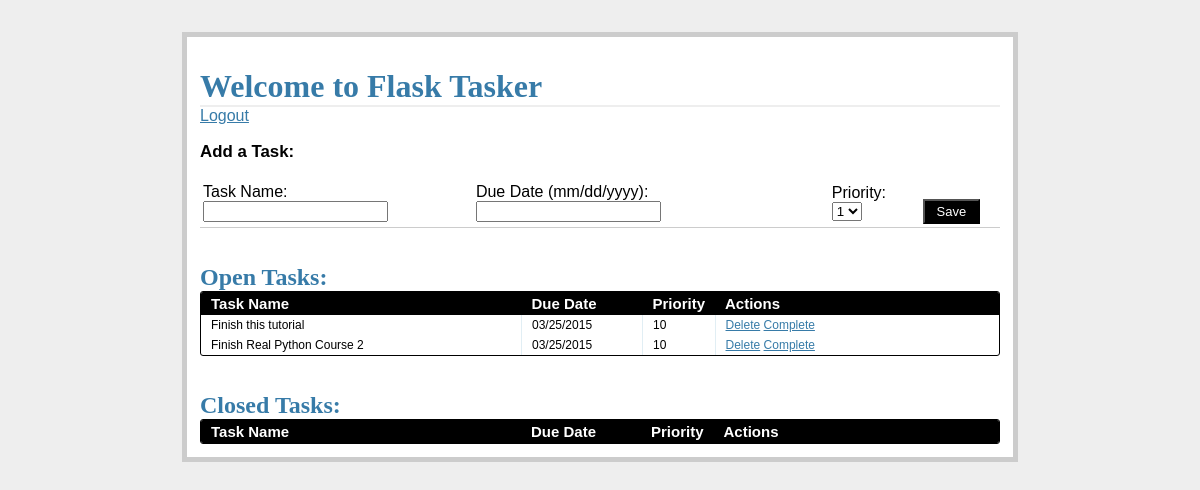
The page /tasks/ (signed in) on the database as committed earlier.
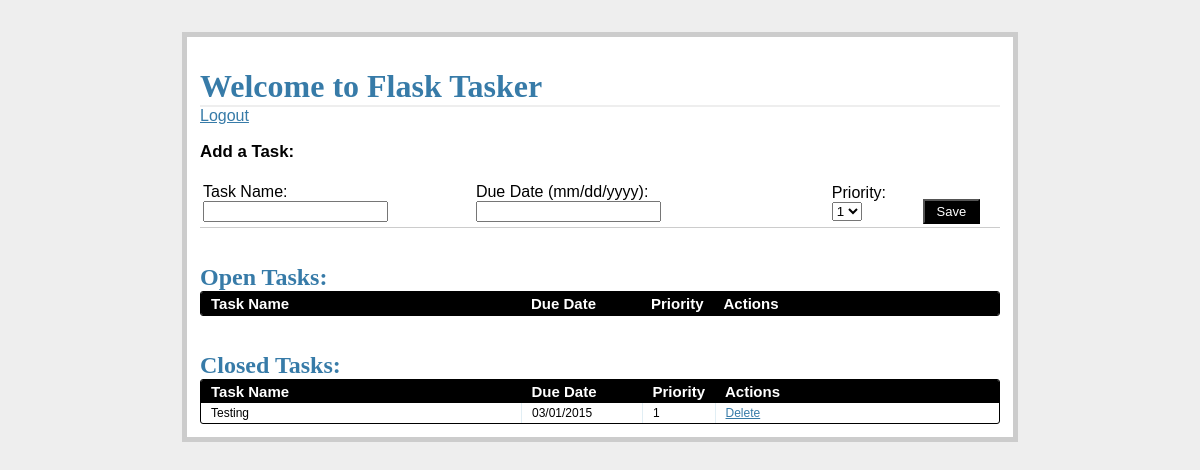
The same page on the database as committed later.
### tables this page shows
CREATE TABLE tasks(task_id INTEGER PRIMARY KEY AUTOINCREMENT,
  name TEXT NOT NULL, due_date TEXT NOT NULL, priority INTEGER NOT NULL,
  status INTEGER NOT NULL);

### views.py (the view)
@app.route('/tasks/')
@login_required
def tasks():
    g.db = connect_db()
    cur = g.db.execute(
        'select name, due_date, priority, task_id from tasks where status = 1'
    )
    open_tasks = [
        dict(name=row[0], due_date=row[1], priority=row[2], task_id=row[3])
        for row in cur.fetchall()
    ]
    cur = g.db.execute(
        'select name, due_date, priority, task_id from tasks where status = 0'
    )
    closed_tasks = [
        dict(name=row[0], due_date=row[1], priority=row[2], task_id=row[3])
        for row in cur.fetchall()
    ]
    g.db.close()
    return render_template(
        'tasks.html',
        form=AddTaskForm(request.form),  # something to occur later
        open_tasks=open_tasks,
        closed_tasks=closed_tasks
    )

### forms.py
class AddTaskForm(Form):
    task_id=IntegerField()
    name=StringField('Task Name', validators=[DataRequired()])
    due_date=DateField('Due Date (mm/dd/yyyy)', validators=[DataRequired()], format='%m/%d/%Y')
    priority=SelectField(
        'Priority',
        validators=[DataRequired()],
        choices=[
            ('1','1'), ('2','2'), ('3', '3')
        ]
    )
    status=IntegerField('Status')

### views.py (called while the page is built)
def connect_db():
    return sqlite3.connect(app.config['DATABASE_PATH'])

def login_required(route):
    @wraps(route)
    def wrap(*args, **kwargs):
        if 'logged_in' in session:
            return route(*args, **kwargs)
        else:
            flash('Login Required')
            return redirect(url_for('login'))
    return wrap

### templates/tasks.html (shortened to what this page needs)
{% extends '_base.html' %}
{% block content %}
    <h1>Welcome to Flask Tasker</h1>
    <a href="/logout">Logout</a>
    <div class="add-task">
        <h3>Add a Task:</h3>
        <table>
            <tr>
                <form action=" {{ url_for('new_task') }}" method="post">
                    <td>
                        <label>Task Name: </label>
                        <input name="name" type="text">
                    </td>
                    <td>
                        <label>Due Date (mm/dd/yyyy): </label>
                        <input name="due_date" type="text" width="120px">
                    </td>
                    <td>
                        <label>Priority: </label>
                        <select name="priority" width="100px">
                            <option value="1">1</option>
                        </select>
                    </td>
                    <td>
                        <input class="button" type="submit" value="Save">
                    </td>
                </form>
            </tr>
        </table>
    </div>
    <div class="entries">
        <br>
        <br>
        <h2>Open Tasks: </h2>
        <div class="datagrid">
            <table>
                <thead>
                <tr>
                    <th width="300px"><strong>Task Name</strong></th>
                    <th width="100px"><strong>Due Date</strong></th>
                    <th width="50px"><strong>Priority</strong></th>
                    <th><strong>Actions</strong></th>
                </tr>
                </thead>
                {% for task in open_tasks %}
                    <tr>
                        <td width="300px">{{ task.name }}</td>
                        <td width="100px">{{ task.due_date }}</td>
                        <td width="50px">{{ task.priority }}</td>
                        <td>
                            <a href="{{ url_for('delete_entry', task_id=task.task_id) }}">Delete</a>
                            <a href="{{ url_for('complete', task_id=task.task_id) }}">Complete</a>
                        </td>
                    </tr>
                {% endfor %}
            </table>
        </div>
        <br>
        <br>
    </div>
    <div class="entries">
        <h2>Closed Tasks:</h2>
        <div class="datagrid">
            <table>
                <thead>
                <tr>
                    <th width="300px"><strong>Task Name</strong></th>
                    <th width="100px"><strong>Due Date</strong></th>
                    <th width="50px"><strong>Priority</strong></th>
                    <th><strong>Actions</strong></th>
                </tr>
                </thead>
                {% for task in closed_tasks %}
                    <tr>
                        <td width="300px">{{ task.name }}</td>
                        <td width="100px">{{ task.due_date }}</td>
                        <td width="50px">{{ task.priority }}</td>
                        <td>
                            <a href="{{ url_for('delete_entry', task_id=task.task_id) }}">Delete</a>
                        </td>
                    </tr>
                {% endfor %}
            </table>
        </div>
    </div>
{% endblock %}

### templates/_base.html (shortened to what this page needs)
<html>
    <head>
        <link rel="stylesheet" href="{{ url_for('static', filename='css/main.css') }}">
    </head>
    <body>
        <div class = "page">
            <br>
            {% block content %}
            {% endblock %}
        </div>
    </body>
</html>

### static/css/main.css (style rules this page uses)
body { font-family: sans-serif; background: #eee; }
a,h1,h2 { color: #377BA8; }
h1,h2 { font-family: 'Georgia', serif; margin: 0; }
h1 { border-bottom: 2px solid #eee; }
h2 { font-size: 1.5em; }
.page { margin: 2em auto; width: 50em; border: 5px solid #ccc; padding: 0.8em; background: white; }
.entries { list-style: none; margin: 0; padding: 0; }
.add-task { font-size: 0.9em; border-bottom: 1px solid #ccc; }
.datagrid table { border-collapse: collapse; text-align: left; width: 100%; }
.datagrid { background: #fff; overflow: hidden; border: 1px solid #000000; border-radius: 3px; }
.datagrid table td, .datagrid table th { padding: 3px 10px; }
.datagrid table thead th { background-color:#000000; color:#FFFFFF; font-size: 15px; font-weight: bold; }
.datagrid table thead th:first-child { border: none; }
.datagrid table tbody td { color: #000000; border-left: 1px solid #E1EEF4; font-size: 12px; font-weight: normal; }
.datagrid table tbody td:first-child { border-left: none; }
.datagrid table tbody tr:last-child td { border-bottom: none; }
.button { background-color:#000; display:inline-block; color:#ffffff; font-size:13px; padding:3px 12px; margin: 0; text-decoration:none; position:relative; }

Rows that differ between the two databases and show on the page:
removed tasks: name "Finish this tutorial", due_date "03/25/2015", priority "10", shown under "Open Tasks:"
removed tasks: name "Finish Real Python Course 2", due_date "03/25/2015", priority "10", shown under "Open Tasks:"
added tasks: name "Testing", due_date "03/01/2015", priority "1", shown under "Closed Tasks:"
